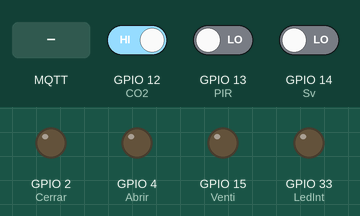
Bench run of a sketch on a simulated ESP32. Parts: output pins drawn as LEDs (lit = HIGH). The test bench sets the inputs (shaded band); at power-on: GPIO 12 (CO2) HIGH, GPIO 13 (PIR) LOW, GPIO 14 (Sv) LOW. WiFi joins after 1.5 s; servers stay silent unless stated; no MQTT or app messages arrive unless stated; what the sketch prints to the serial monitor is not drawn.

Above: at 10.2 s.
10.3 s: GPIO 12 (CO2) driven LOW
At 15.5 s:
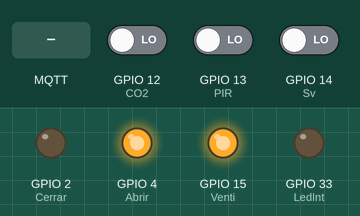
23.3 s: MQTT message "false" arrives on the first subscribed topic
At 24.8 s:
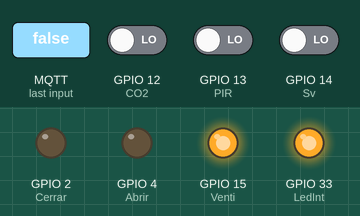
25.8 s: GPIO 12 (CO2) driven HIGH
At 30.0 s:
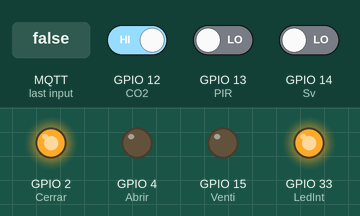
31.0 s: GPIO 12 (CO2) driven LOW
At 43.4 s:
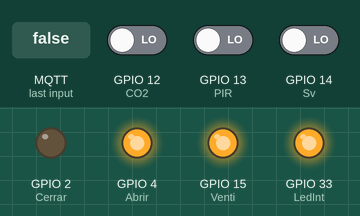
53.9 s: MQTT message "true" arrives on the first subscribed topic
At 54.7 s:
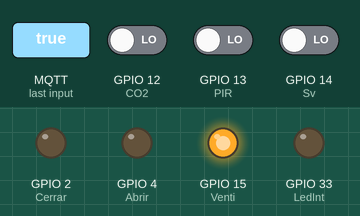
Timing chart, 0 to 56.4 s (numbered marks = the images above; inputs shaded):
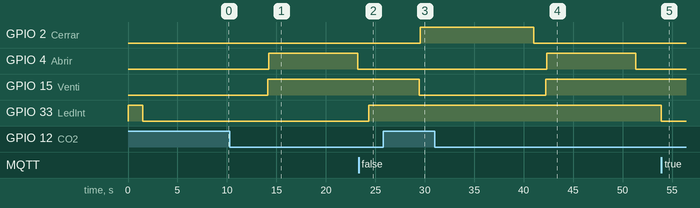

Measured:
- after the input at 10.3 s, GPIO 4 (Abrir): LOW → HIGH after 3.9 s, → LOW 9.0 s later; GPIO 15 (Venti): LOW → HIGH after 3.8 s
- after the input at 23.3 s, GPIO 33 (LedInt): LOW → HIGH after 1.0 s
- after the input at 25.8 s, GPIO 2 (Cerrar): LOW → HIGH after 3.7 s; GPIO 15 (Venti): HIGH → LOW after 3.6 s
- after the input at 31.0 s, GPIO 4 (Abrir): LOW → HIGH after 11.3 s, → LOW 9.0 s later; GPIO 15 (Venti): LOW → HIGH after 11.2 s
- after the input at 53.9 s, GPIO 33 (LedInt): HIGH → LOW at once

The sketch:

Monitoreo_Ventilacion.ino
```cpp
/*Monitoreo de CO2, Presencia y ventilación
   Envio de datos de los sensores MQ135 (CO2) y Pir Hcsr501 (presencia) por MQTT
   por: Jose Luis Oviedo Barriga, David Garcia Sarmiento, Erika Barojas Payan
   Fecha: 15 de julio de 2022

   Este programa realiza lo siguiente:

   1.- Controla la buena calidad del aire al evitar la alta concentración de CO2 dentro de un espacio cerrado monitoreando
       este comportamiento por MQTT.
       Para lograrlo se monitore la concentración de dicho gas y al superar el nivel establecido se enciende un ventilador y
       se abre una ventana. Cuando los niveles de CO2 retornan a los niveles adecuados, el ventilador se apaga y la ventana se cierra.
       La ventana cuenta con dos sensores en sus extremos y su señal llega a una compuerta EXOR, dicha salida en el programa es
       denominada como SV.
   2.- Monitorea la presencia de personas.
       Se cuenta con un sensor de presencia PIR el cual detecta la presencia, una vez que detecta la presencias manda una señal
       a través de MQTT y desde MQTT se enciende una alama visual (el LED interno de ESP32).
       También se puede apagar y encender este LED de forma manual desde MQTT.


           CO2                        PRESENCIA                  Relevador
   ESP32            MQ135        ESP32      PIR Hcsr501      ESP32      Rele de Ventilador
   I012 ------    1 Datos        GND ------ 1 GND            I015 ------1 Datos
   GND -------    3 GND          I013 ------2 Datos
   VCC -------    4 Vin          VCC -------3 Vin


   Asignacion de pines DISPONIBLES ESP32CAM

   IO4    Abrir     En 1 para Abrir ventana
   IO2    Cerrar    En 1 para Cerrar ventana
   IO14   Sv        Salida de EXOR (En 0 si ventana compeltamente Abierta/Cerrada)
   IO15   Venti     Rele Ventilador
   IO12   CO2       Sensor CO2
   IO13   PIR       Sensor Presencia
   IO33   LedInt    LEDinterno (Acuse de Presencia desde MQTT)

*/

// Bibliotecas************************************************************************
#include <WiFi.h>          // Biblioteca para el control de WiFi
#include <PubSubClient.h>  //Biblioteca para conexion MQTT

//Datos de WiFi**********************************************************************

const char* ssid = "HUAWEI Y8s";              // Nombre de la red WiFi
const char* password = "40cff5815000";        // Contraseña de la red Wifi
const char* mqtt_server = "192.168.43.44";    // Red local (ifconfig en terminal) -> broker MQTT
IPAddress server(192,168,43,44);              // Red local (ifconfig en terminal) -> broker MQTT


// Objetos***************************************************************************

WiFiClient espClient;            // Este objeto maneja los datos de conexion WiFi
PubSubClient client(espClient);  // Este objeto maneja los datos de conexion al broker


// Constantes*************************************************************************

int ValorCO2 = 0;    // Variable para guardar el valor digital del sensor
int ValorPIR = 0;    // Variable para guardar el valor digital del sensor de presencia
int ValorSv = 0;     // Variable para guardar el valor digital del sensor ventana activa
int EdoVen = 0;      // Condicion inicial Ventana cerrada.  EdoVen=1 Abierta // EdoVen=0 Cerrada
int EdoVenti=0;      // Estado del ventilador. EdoVenti=0 Apagador // EdoVenti=1 Encendido

// Variables**************************************************************************

long timeNow, timeLast;    // Variables de control de tiempo no bloqueante
int data = 0;              // Contador
int wait = 5000;           // Indica la espera cada 5 segundos para envío de mensajes MQTT

// Definición de objetos**************************************************************

#define LedInt 33    // LEDinterno (Acuse de Presencia desde MQTT)
#define PIR 13       // Sensor Presencia
#define Sv 14        // Salida de EXOR (En 0 si ventana compeltamente Abierta/Cerrada)
#define Venti 15     // Rele Ventilador
#define CO2 12       // Sensor CO2
#define Abrir 4      // En 1 para Abrir ventana
#define Cerrar 2     // En 1 para Cerrar ventana

// Condiciones iniciales - Se ejecuta sólo una vez al energizar***********************

void setup() {
  Serial.begin (115200);       // Se inicializa el puerto serial para el ESP32

  pinMode(Abrir, OUTPUT);      // Salida del ESP32 de apertura de ventana y entrada 1 de puente H
  pinMode(Cerrar, OUTPUT);     // Salida del ESP32 de cierre de ventana y entrada 2 de puente H
  pinMode(Venti, OUTPUT);      // Salida de encendido de ventiladaro
  pinMode(LedInt, OUTPUT);     // Salida al LED interno del ESP32
  pinMode(Sv, INPUT);          // Entrada de la EXOR (en 0 si Ventana completamente Abiera/Cerrada)
  pinMode(PIR, INPUT);         // Entrada del sensor de presencia
  pinMode(CO2, INPUT);         // Entrada del sensor de CO2

  digitalWrite(Abrir, LOW);     // Se inicializa apagada a apertura de la ventana
  digitalWrite(Cerrar, LOW);    // Se inicializa apagado el cirre de la ventana
  digitalWrite(Venti, LOW);     // Se inicializa apagado el ventilador
  digitalWrite(LedInt, HIGH);   // Se inicializa el LED interno apagado (lógica inversa)

    Serial.println();
    Serial.println();
    Serial.print("Conectar a ");
    Serial.println(ssid);          // Se indica la red WiFi a la que se conectará


   WiFi.begin(ssid, password);     // Esta es la función que realiza la conexión a WiFi


   while (WiFi.status() != WL_CONNECTED) {          // Este bucle espera a que se realice la conexión
      digitalWrite (LedInt, HIGH);
      delay(500);                                   //dado que es de suma importancia esperar a la conexión, debe usarse espera bloqueante
      digitalWrite (LedInt, LOW);
      Serial.print(".");                            // Indicador de progreso
      delay (5);
    }

    // Cuando se haya logrado la conexión, el programa avanzará, por lo tanto, puede informarse lo siguiente
    Serial.println();
    Serial.println("WiFi conectado");
    Serial.println("Direccion IP: ");
    Serial.println(WiFi.localIP());

    // Si se logro la conexión, encender led
    if (WiFi.status () > 0){
    digitalWrite (LedInt, LOW);
    }

    delay (1000); // Esta espera es solo una formalidad antes de iniciar la comunicación con el broker

    // Conexión con el broker MQTT
    client.setServer(server, 1883);                  // Conectarse a la IP del broker en el puerto indicado
    client.setCallback(callback);                    // Activar función de CallBack, permite recibir mensajes MQTT y ejecutar funciones a partir de ellos
    delay(1500);                                     // Esta espera es preventiva, espera a la conexión para no perder información

  Serial.println("El sensor de gas se esta pre-calentando");
  delay(5000);                                      // Espera a que el sensor se caliente


  timeLast = millis ();                              // Inicia el control de tiempo

}// Fin de void setup*****************************************************************

void loop() { //VOID LOOP**********************************************************///////////////////

  if (!client.connected()) {        // Si NO hay conexión al broker ...
    reconnect();                    // Ejecuta el intento de reconexión
  }

  client.loop();                    // Es para mantener la comunicación con el broker

  timeNow = millis();               // Control de tiempo para esperas no bloqueantes
  if (timeNow - timeLast > wait) {  // Manda un mensaje por MQTT cada cinco segundos
    timeLast = timeNow;             // Actualización de seguimiento de tiempo


//----------------------- PRESENCIA----------------------------

  ValorPIR = digitalRead(PIR);                 // Lectura del Sensor PIR que se guarda en ValorPIR

        char dataString[8];                    // Define un arreglo de caracteres para enviarlos por MQTT, especifica la longitud del mensaje en 8 caracteres
        dtostrf(ValorPIR, 1, 2, dataString);   // Esta es una función nativa de leguaje AVR que convierte un arreglo de caracteres en una variable String
        Serial.print("Presencia ---> ");       // Se imprime en monitor solo para poder visualizar que el evento sucede
        Serial.println(dataString);
        client.publish("sic/capston16/presencia", dataString); // Envía los datos por MQTT, especifica el tema y el valor


//----------------------- CO2---------------------------

 ValorCO2 = digitalRead(CO2);                            // Lectura CO2 en la entrada digital ValorCO2=0 si hay gas // ValorCO2=1 si NO hay gas

 delay(100);                                             // Sepera 100ms

        dtostrf(!ValorCO2, 1, 2, dataString);            // Se convierte el dato de int str y se niega el valor de ValorCO2 para !ValorCO2=1 si hay gas // !ValorCO2=0 si NO hay gas
        Serial.print("CO2 ---> ");                       // Se imprime en monitor solo para poder visualizar que el evento sucede
        Serial.println(dataString);
        client.publish("sic/capston16/CO2", dataString); // Envía los datos por MQTT, especifica el tema y el valor


  if (ValorCO2 == 0)                                      // Si ValorCO==0 entonces hay de CO2
  {
    digitalWrite(Venti, HIGH);                            // Enciende Ventilador
    EdoVenti=1;                                           // Estado de Ventilador encendido = 1

        delay (100);
        dtostrf(EdoVenti, 1, 2, dataString);                  //Se convierte el dato de int str y se niega el valor de ValorCO2 para !ValorCO2=1 si hay gas // !ValorCO2=0 si NO hay gas
        Serial.print("Estado de ventilador: ---> ");          // Se imprime en monitor solo para poder visualizar que el evento sucede
        Serial.println(dataString);
        client.publish("sic/capston16/EdoVenti", dataString); // Envía los datos por MQTT, especifica el tema y el valor del estado del Ventilador

    if (EdoVen == 0) {        // Si la ventana esta cerrada
      Open();                 // Abre Ventana
      EdoVen==1;              // Cambia el estado de la ventana a abierta = 1
    }
    delay(1000);
  }
  else {                                                     // Si el livel de gas es el adecuado
   digitalWrite (Venti, LOW);                                // Se apaga el ventilador
    EdoVenti=0;                                              // Estado de ventilador apagado = 0
        delay (100);
        dtostrf(EdoVenti, 1, 2, dataString);                 //Se convierte el dato de int str
        Serial.print("Estado de ventilador: ---> ");         // Se imprime en monitor solo para poder visualizar que el evento sucede
        Serial.println(dataString);
        client.publish("sic/capston16/EdoVenti", dataString);// Envía los datos por MQTT, especifica el tema y el valor del estado del Ventilador

    if (EdoVen == 1) {                                       // Si la ventana esta abierta
      Close();                                               // Cierra Ventana
      EdoVen==0;                                             // Estado de ventana cerrada = 0
    }
    delay(1000);
  }

  Serial.println("");

        delay (100);
        dtostrf(EdoVen, 1, 2, dataString);                  //Se convierte el dato de int str
        Serial.print("Ventana(1-Abierta/0-Cerrada) ---> "); // Se imprime en monitor solo para poder visualizar que el evento sucede
        Serial.println(dataString);
        client.publish("sic/capston16/EdoVen", dataString); // Envía los datos por MQTT, especifica el tema y el valor del estado de la ventana


  }// fin del if (timeNow - timeLast > wait)

}// Fin de void loop*****************************************************************///////////////////


// Funcioes del usuario
//------------------------- Abrir Ventana  -----------------------------
void Open() {                           // Esta funcion abre la ventana
  digitalWrite(Abrir, HIGH);            // Se abre la ventana
  digitalWrite(Cerrar, LOW);            // Garantiza que no se va a cerrar
  Serial.print(" ABRIENDO >>");
  delay(9000);                          // Se espera a que el sensor de completamente cerrado se libere

  do {                                  // Este ciclo sucede hata que se termine de abrir la ventana
    digitalWrite(Abrir, HIGH);
    digitalWrite(Cerrar, LOW);
    Serial.println(" ABRIENDO >>");
    ValorSv = digitalRead(Sv);         // Lectura de la EXOR
  } while (ValorSv);                   // Cuando los dos sensores de la ventana estan libres la EXOR indica que la ventana esta completamente abierta

  EdoVen = 1;                          // Estado de ventana indica abierta = 1
  digitalWrite(Abrir, LOW);            // Se apaga la apertura de la ventana
  digitalWrite(Cerrar, LOW);           // Se garantiza que no se cierre
  Serial.print("< Abierto >");
}

//--------------------------- Cerrar Ventana  -------------------------------
void Close() {                           // Esta funcion cierra la ventana
  digitalWrite(Abrir, LOW);              // Garantiza que no se va a abrir
  digitalWrite(Cerrar, HIGH);            // Se cierra la ventana
  Serial.print("<< CERRANDO ");
       ValorSv = digitalRead(Sv);        // Lectura de la compueta EXOR
       Serial.println(ValorSv);
  delay(5000);                           // Se espera a que el sensor de completamente abierta se obstruya

  do {                                   // Este ciclo sucede hata que se termine de cerrar la ventana
    digitalWrite(Abrir, LOW);            // Se garantiza que no se abra la Ventana
    digitalWrite(Cerrar, HIGH);          // Se cierra la Ventana
    Serial.println("<< CERRANDO");
    ValorSv = digitalRead(Sv);           // Lectura de la compuerta EXOR
    if (!ValorSv) {                      // Una ves que el sensor de completamente cerrado se activa continua cerrando
      Serial.print("En espera");
      delay(6500);                       //Tiempo para que termine de cerrar la ventana (el sensor esta antes del cierre total)
    }
  } while (ValorSv);                     // Termina el ciclo de cierre de ventana

  EdoVen = 0;                            // Estado de ventana cerrado = 0
  digitalWrite(Abrir, LOW);              // Permanece apagodo la apertura de la ventana
  digitalWrite(Cerrar, LOW);             // Se apaga el cierre de la ventana
  Serial.print("> Cerrado <");

}


//--------------------------- callback ---------------------------
// Esta función permite tomar acciones en caso de que se reciba un mensaje correspondiente a un tema al cual se hará una suscripción
void callback(char* topic, byte* message, unsigned int length) {

    // Indicar por serial que llegó un mensaje
    Serial.print("Llegó un mensaje en el tema: ");
    Serial.print(topic);

    // Concatenar los mensajes recibidos para conformarlos como una varialbe String
    String messageTemp;                        // Se declara la variable en la cual se generará el mensaje completo
    for (int i = 0; i < length; i++) {         // Se imprime y concatena el mensaje
      Serial.print((char)message[i]);
       messageTemp += (char)message[i];
    }

    // Se comprueba que el mensaje se haya concatenado correctamente
    Serial.println();
    Serial.print ("Mensaje concatenado en una sola variable: ");
    Serial.println (messageTemp);

    // En esta parte puedes agregar las funciones que requieras para actuar segun lo necesites al recibir un mensaje MQTT
    // Ejemplo, en caso de recibir el mensaje true - false, se cambiará el estado del led soldado en la placa.
    // El ESP323CAM está suscrito al tema sic/capston16/led


    if (String(topic) == "sic/capston16/led") {                 // En caso de recibirse mensaje en el tema sic/capston16/led           CALLBACK LED
      if(messageTemp == "true"){
        Serial.println("Led encendido");
        digitalWrite(LedInt, LOW);                              // Enciende led interno
      }// fin del if (String(topic) == "sic/capston16/led")
      else if(messageTemp == "false"){
        Serial.println("Led apagado");
        digitalWrite(LedInt, HIGH);                             // Apaga led interno
        }
    }


}// fin del void callback*************************************************************

//--------------------------- Función para reconectarse  ---------------------------

void reconnect() {
  // Bucle hasta lograr conexión
  while (!client.connected()) {                        // Pregunta si hay conexión
    Serial.print("Tratando de contectarse...");
    // Intentar reconexión
   //  WiFi.mode(WIFI_STA);
    if (client.connect("ESP32CAMClient")) {            //Pregunta por el resultado del intento de conexión
      Serial.println("Conectado");
            client.subscribe("sic/capston16/led");
              } // Fin del  if (client.connect("ESP32CAMClient"))
    else {                                             // En caso de que la conexión no se logre
      Serial.print("Conexion fallida, Error rc=");
      Serial.print(client.state());                    // Muestra el codigo de error
      Serial.println(" Volviendo a intentar en 5 segundos");
      // Espera de 5 segundos bloqueante
      delay(5000);
      Serial.println (client.connected ());            // Muestra estatus de conexión
    }// fin del else
  }// fin del bucle while (!client.connected())
}// fin de void reconnect(
```
